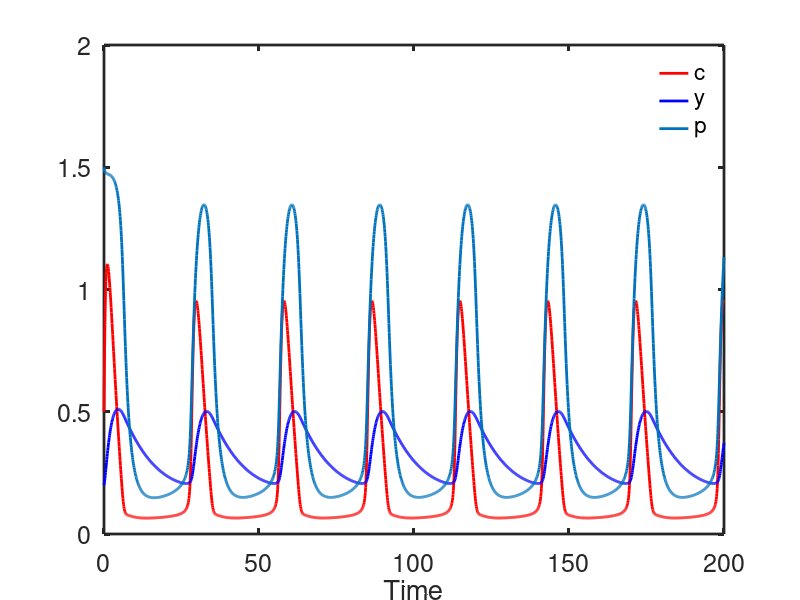
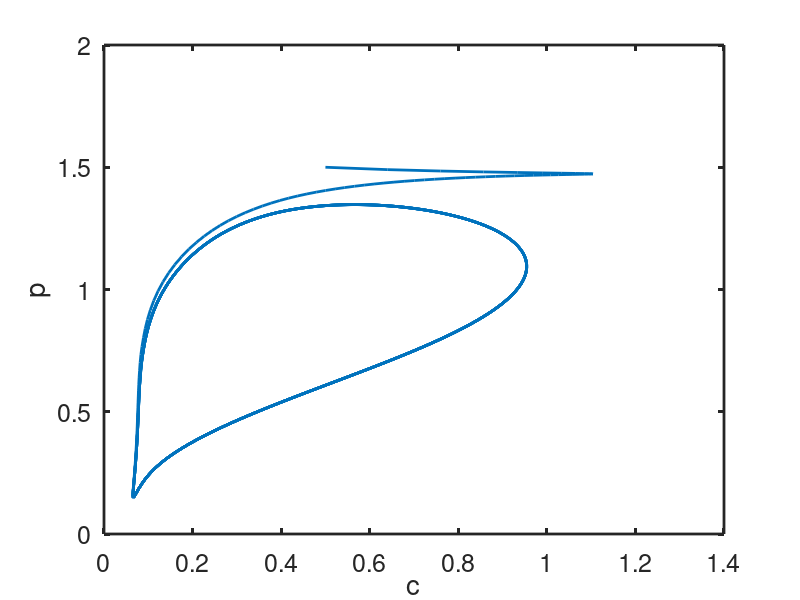

Write MATLAB code to recreate these figures, in order.
% simple closed cell oscillations
function closed_cell
close all
clear all
clc
set(0,                           ...
   'defaultaxesfontsize', 18,   ...
   'defaultaxeslinewidth', 2.0, ...
   'defaultlinelinewidth', 2.0); 

%parameters

p.Vplc = 1;
p.ct = 2;
 
p.k1 = 400;
p.k2 = 0.2;
p.k3 = 400;
p.k4 = 0.2;
p.k5 = 20;
p.km1 = 52;
p.km2 = 0.21;
p.km3 = 377.2;
p.km4 = 0.0289;
p.km5 = 1.64;
p.K1=p.km1/p.k1;
p.K5=p.km5/p.k5;
p.K2 = p.km2/p.k2;
p.K3=p.km3/p.k3;
p.K4=p.km4/p.k4;

p.gm = 5.5;
p.n = 2;
p.Kbar = 0;
p.kf=1.11;
p.Ki=0.4;
p.kf2=0.0203;
 
p.k3K=0;
p.k5P=0.66;
p.Kplc=0.2;
%p.Kplc = 0;  % gives the no feedback case
p.Vserca = 0.9; 
p.Kserca = 0.1;


p.tauy=12.5;

 init = [0.5 ,0.2,1.5];
dt=0.1;
tend=200;

tspan = [0:dt:tend];
tic

[t,sol] = ode23(@(t,x)coscrhs(t,x,p),tspan,init);
toc
figure(1)
plot(t,sol(:,1),'r',t,sol(:,2),'b',t,sol(:,3))  % time series
xlabel('Time')
legend('boxoff')
legend('c','y','p')

figure(2)
plot( sol(:,1),sol(:,3))  
xlabel('c')
ylabel('p')


  
function out=coscrhs(t,x,p)

c=x(1); % calcium
y=x(2); %IPR inhibition
IP3 = x(3); %IP3

ce = p.gm*(p.ct-c);

Po = (IP3*c*(1-y)./((IP3+p.K1).*(c+p.K5))).^3; %open probability

Jipr = (p.kf*Po+p.kf2)*(ce-c);
Jserca = p.Vserca*(c.^2-p.Kbar*ce^2)/(p.Kserca^2+c^2);

  
out(1) = Jipr-Jserca;
out(2) =  (-1+(1-y)*(p.Ki+c)/p.Ki)/p.tauy;
out(3) =  p.Vplc*c^p.n/(p.Kplc^2+c^p.n)-(p.k3K+p.k5P)*IP3;

out = out';
 
